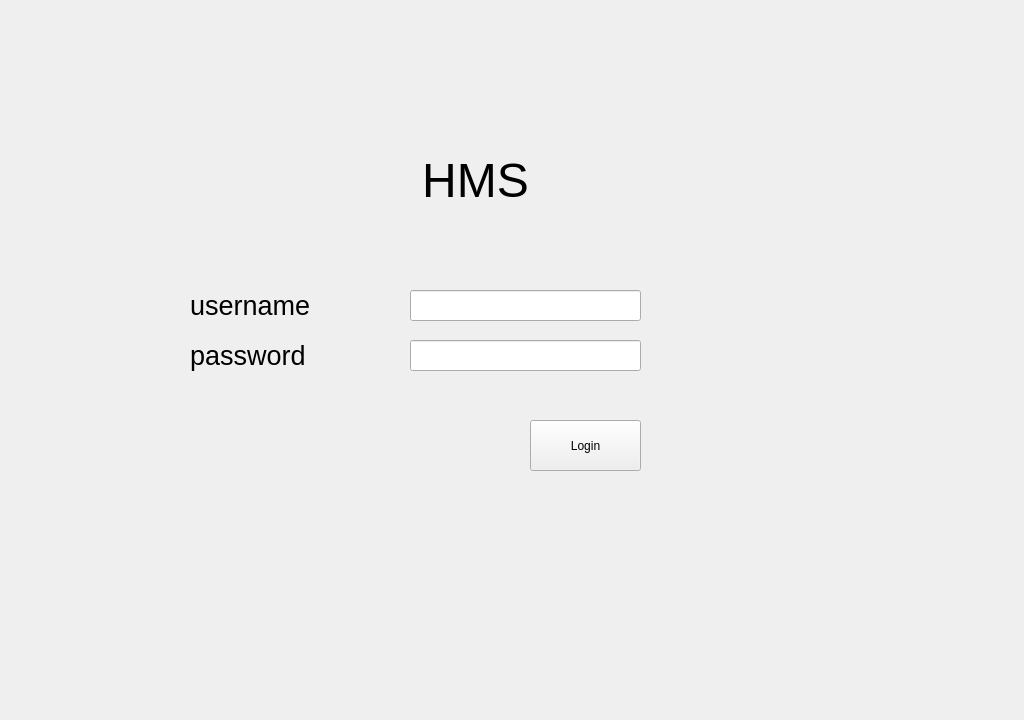
<?xml version="1.0" encoding="UTF-8"?>
<ui version="4.0">
 <class>Form</class>
 <widget class="QWidget" name="Form">
  <property name="geometry">
   <rect>
    <x>0</x>
    <y>0</y>
    <width>1024</width>
    <height>720</height>
   </rect>
  </property>
  <property name="minimumSize">
   <size>
    <width>1024</width>
    <height>720</height>
   </size>
  </property>
  <property name="windowTitle">
   <string>Form</string>
  </property>
  <widget class="QLabel" name="label">
   <property name="geometry">
    <rect>
     <x>300</x>
     <y>120</y>
     <width>351</width>
     <height>121</height>
    </rect>
   </property>
   <property name="text">
    <string>&lt;html&gt;&lt;head/&gt;&lt;body&gt;&lt;p align=&quot;center&quot;&gt;&lt;span style=&quot; font-size:36pt;&quot;&gt;HMS&lt;/span&gt;&lt;/p&gt;&lt;/body&gt;&lt;/html&gt;</string>
   </property>
  </widget>
  <widget class="QLabel" name="label_2">
   <property name="geometry">
    <rect>
     <x>190</x>
     <y>290</y>
     <width>131</width>
     <height>31</height>
    </rect>
   </property>
   <property name="text">
    <string>&lt;html&gt;&lt;head/&gt;&lt;body&gt;&lt;p&gt;&lt;span style=&quot; font-size:20pt;&quot;&gt;username&lt;/span&gt;&lt;/p&gt;&lt;/body&gt;&lt;/html&gt;</string>
   </property>
  </widget>
  <widget class="QLabel" name="label_3">
   <property name="geometry">
    <rect>
     <x>190</x>
     <y>340</y>
     <width>131</width>
     <height>31</height>
    </rect>
   </property>
   <property name="text">
    <string>&lt;html&gt;&lt;head/&gt;&lt;body&gt;&lt;p&gt;&lt;span style=&quot; font-size:20pt;&quot;&gt;password&lt;/span&gt;&lt;/p&gt;&lt;/body&gt;&lt;/html&gt;</string>
   </property>
  </widget>
  <widget class="QLineEdit" name="lineEdit_username">
   <property name="geometry">
    <rect>
     <x>410</x>
     <y>290</y>
     <width>231</width>
     <height>31</height>
    </rect>
   </property>
  </widget>
  <widget class="QLineEdit" name="lineEdit_password">
   <property name="geometry">
    <rect>
     <x>410</x>
     <y>340</y>
     <width>231</width>
     <height>31</height>
    </rect>
   </property>
  </widget>
  <widget class="QPushButton" name="button_login">
   <property name="geometry">
    <rect>
     <x>530</x>
     <y>420</y>
     <width>111</width>
     <height>51</height>
    </rect>
   </property>
   <property name="text">
    <string>Login</string>
   </property>
  </widget>
 </widget>
 <resources/>
 <connections/>
</ui>
